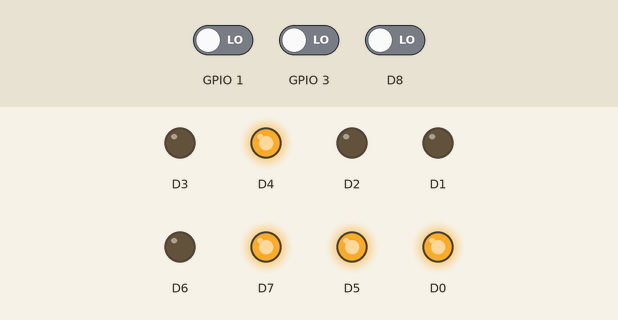
A sketch run on a simulated ESP8266 (NodeMCU). Shown: output pins drawn as LEDs (lit = HIGH). The inputs (shaded band) are chosen by the test bench; at power-on: GPIO 1 LOW, GPIO 3 LOW, D8 LOW.

Above: at 1.2 s.
1.3 s: GPIO 1 driven HIGH
At 2.1 s:
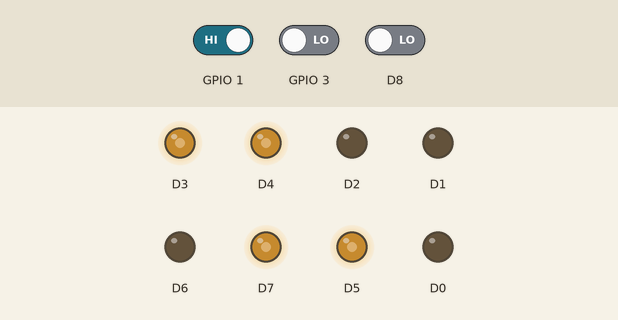
2.8 s: GPIO 3 driven HIGH
At 4.0 s:
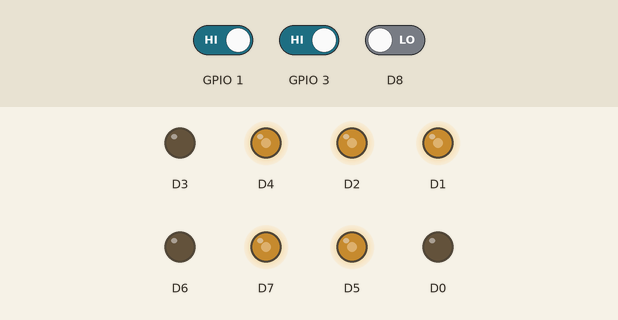
4.3 s: D8 driven HIGH
At 5.5 s:
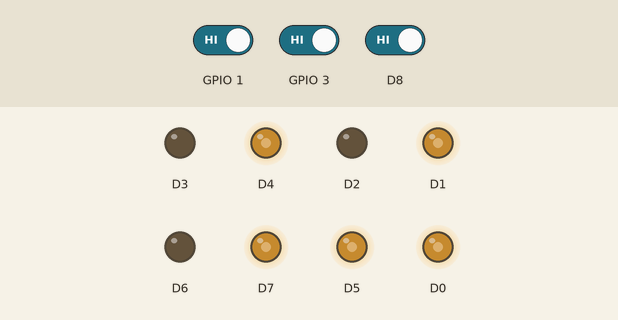
5.8 s: GPIO 1 driven LOW
At 6.3 s:
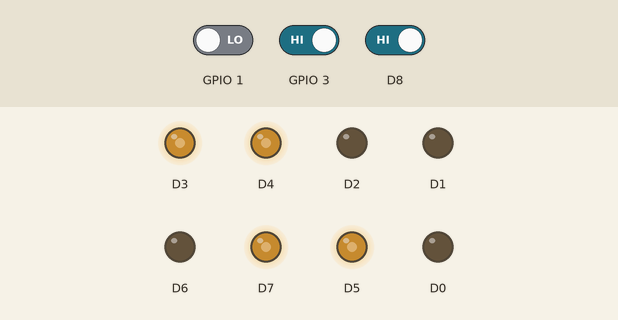
7.3 s: GPIO 3 driven LOW
At 7.9 s:
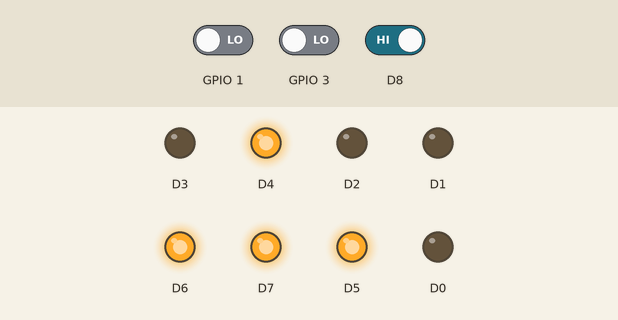
8.8 s: D8 driven LOW
At 10.0 s:
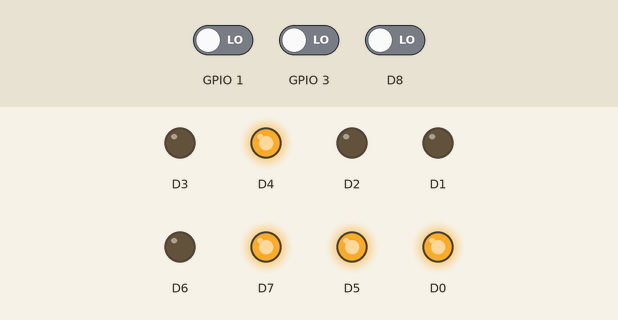
Timing chart, 0 to 11.3 s (numbered marks = the images above; inputs shaded):
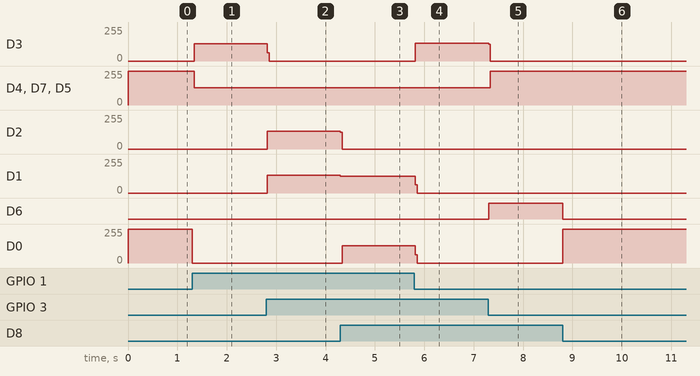

The sketch:

td4_rom_arduino.ino
```cpp
// rom data define
bool romData[16][8] = {
    {1, 0, 1, 1, 0, 0, 1, 1}, // address 0
    {1, 0, 1, 1, 0, 1, 1, 0}, // address 1
    {1, 0, 1, 1, 1, 1, 0, 0}, // address 2
    {1, 0, 1, 1, 1, 0, 0, 0}, // address 3

    {1, 0, 1, 1, 1, 0, 0, 0}, // address 4
    {1, 0, 1, 1, 1, 1, 0, 0}, // address 5
    {1, 0, 1, 1, 0, 1, 1, 0}, // address 6
    {1, 0, 1, 1, 0, 0, 1, 1}, // address 7

    {1, 0, 1, 1, 0, 0, 0, 1}, // address 8
    {1, 1, 1, 1, 0, 0, 0, 0}, // address 9
    {0, 0, 0, 0, 0, 0, 0, 0}, // address 10
    {0, 0, 0, 0, 0, 0, 0, 0}, // address 11

    {0, 0, 0, 0, 0, 0, 0, 0}, // address 12
    {0, 0, 0, 0, 0, 0, 0, 0}, // address 13
    {0, 0, 0, 0, 0, 0, 0, 0}, // address 14
    {0, 0, 0, 0, 0, 0, 0, 0}, // address 15
};

void writeDataBus(bool data[])
{
    digitalWrite(D0, data[7]);
    digitalWrite(D1, data[6]);
    digitalWrite(D2, data[5]);
    digitalWrite(D3, data[4]);
    digitalWrite(D4, data[3]);
    digitalWrite(D5, data[2]);
    digitalWrite(D6, data[1]);
    digitalWrite(D7, data[0]);
}

void setup()
{
    // pin mode define
    pinMode(D8, INPUT);
    pinMode(D9, INPUT);
    pinMode(D10, INPUT);
    pinMode(D11, INPUT);

    pinMode(D0, OUTPUT);
    pinMode(D1, OUTPUT);
    pinMode(D2, OUTPUT);
    pinMode(D3, OUTPUT);
    pinMode(D4, OUTPUT);
    pinMode(D5, OUTPUT);
    pinMode(D6, OUTPUT);
    pinMode(D7, OUTPUT);

    bool allLow[] = {LOW, LOW, LOW, LOW, LOW, LOW, LOW, LOW};
    writeDataBus(allLow);
}

void loop()
{
    uint8_t address = (bool)digitalRead(D8) | ((bool)digitalRead(D9) << 1) | ((bool)digitalRead(D10) << 2) | ((bool)digitalRead(D11) << 3);

    writeDataBus(romData[address]);
}
```

Measured:
- after the input at 1.3 s, D3: 0/255 → 129/255 at once; D4, D7, D5: 255/255 → 128/255 at once; D0: 255/255 → 0/255 at once
- after the input at 2.8 s, D3: 129/255 → 0/255 at once; D2, D1: 0/255 → 132/255 at once
- after the input at 4.3 s, D2: 132/255 → 0/255 at once; D1: 132/255 → 126/255 at once; D0: 0/255 → 129/255 at once
- after the input at 5.8 s, D3: 0/255 → 132/255 at once; D1: 126/255 → 0/255 at once; D0: 129/255 → 0/255 at once
- after the input at 7.3 s, D3: 132/255 → 0/255 at once; D4, D7, D5: 128/255 → 255/255 at once; D6: LOW → HIGH at once
- after the input at 8.8 s, D6: HIGH → LOW at once; D0: 0/255 → 255/255 at once
